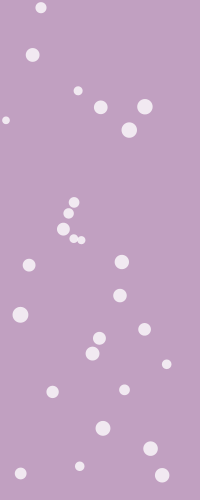
Frame 1 (no input)
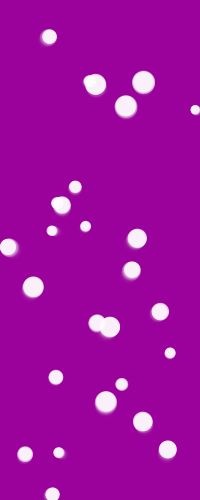
Frame 60 (the mouse pressed at the canvas centre just before this capture)
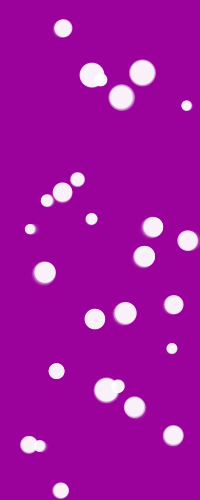
Frame 120 (the mouse held since frame 60 and released just before this capture)

The Processing sketch that drew these frames (run headless with seeded random() and noise(); from frame 60 on, the mouse is pressed at the canvas centre):

// Processing sketch: processing_131393
// ── processing_131393.pde

/* Jellyfish (Spring 2014, Nature of Code, Wk1 Assignment)
 *
 *   Circles moving like jellyfish(not really though)
 *   Jellyfish floats in the space; Perlin-noisy wind and gravity are individually applied
 *   Sometimes, jellyfish soars up
 *   Moving distance and the frequency of movement are decided by normal distribution
 *   Size of the circle is proportional to the mean value of the jellyfish
 *
 * Jaewoong Hwang
 */


import java.util.Random;

ArrayList<Jellyfish> school;
int numJellyfish = 27;    //number of total Jellyfish

void setup() {
  size(200, 500);
  
  //make Jellyfish and add it to school
  school = new ArrayList();
  for(int i = 0; i < numJellyfish; i++) {
    Jellyfish j = new Jellyfish(random(width), random(height), random(30, 80), 1.0);
    school.add(j);
  }
}


void draw() {
  fill(155, 0, 155, 55); noStroke(); rect(0, 0, width, height);

  for(Jellyfish j : school) {
    j.update();
    j.render();
  }
}


class Jellyfish {
  float x, y;          //position
  Random generator;    //normal distribution random number generator
  float mean, sigma;   //mean and standard deviation for normal distribution
  float size;          //size of jellyfish, which is proportional to the mean value
  float actualSize;    //actual size to draw, all effects applied
    final float sizeMin = 10;
    final float sizeMax = 30;
    final float meanMin = 30;
    final float meanMax = 80;
  color col;                  //color of jellyfish
  float destX, destY;         //destination coordinate
  boolean onPosition = true;  //true if the jellyfish gets to the destination
  long idleTime;              //time that the jellyfish stays still until next move
  long idleTimer;             //time counter for idle phase
  
  float wind;
    final float windMin = -0.4;
    final float windMax = +0.4;
    final int windSeed;             //noise seed for individual wind effect
    float windOffset = 0;           //for Perilin noise
    final float offsetStep = 0.001;
  float gravity;                    //each Jellyfish has different gravity value
    final float gravityMin = 0.01;
    final float gravityMax = 0.20;
  
  Jellyfish(float _x, float _y, float _mean, float _sigma) {
    x = _x; y = _y;
    generator = new Random();
    mean = _mean; sigma = _sigma;
    size = map(mean, meanMin, meanMax, sizeMin, sizeMax);  //size is proportional to the mean value
    col = color(255, 197);
    wind = 0;
    windSeed = (int)random(65536);
    gravity = random(gravityMin, gravityMax);
  }
  
  void render() {
    noStroke(); fill(col);
    float sizeCoeff = map(dist(x, y, destX, destY), 0, meanMax, 1.0, 0.0);  //size varies depending on how far the jellyfish is from the destination
    float sizeSmooth = 0.5;                                                  //smoothing value for the size change
    actualSize = size + (size*sizeCoeff - size) * sizeSmooth;                //smoothing
    actualSize *= random(0.9, 1.1);                                          //jittering
    ellipse(x, y, actualSize, actualSize);
  }
  
  void update() {
    //make wind
    noiseSeed(windSeed);
    wind = noise(windOffset) * (windMax-windMin) + windMin;
    windOffset += offsetStep;

    //apply wind and gravity
    x += wind;    destX += wind;
    y += gravity; destY += gravity;

    if(!onPosition) {  //moving now
      float moveSmooth = 0.01;  //smoothing value for the movement
      x += (destX - x) * moveSmooth;
      y += (destY - y) * moveSmooth;
      
      //check if the jellyfish went out of the screen and fix it
      if(x < 0) {
        x = width + x;
        if(destX < 0) destX = width + destX;
        else destX += width;
      } else if(x >= width) {
        x = x - width;
        if(destX >= width) destX = destX - width;
        else destX -= width;
      }
      if(y < 0) {
        y = height + y;
        if(destY < 0) destY = height + destY;
        else destY += height;
      } else if(y >= height) {
        y = y - height;
        if(destY >= height) destY = destY - height;
        else destY -= height;
      }
      
      //check if the jellyfish got to the destination
      float samePosThreshold = gravity;       //tolerance distance to decide the arrival
      if(dist(x, y, destX, destY) < samePosThreshold) {
        onPosition = true;                    //flag up
        idleTime = (long)(getRandom() * 5);  //set idle phase duration; it's proportional to the gaussian random value
        idleTimer = millis();                 //record current time
      }
    } else {           //not moving now
      //check if the jellyfish has been on idle phase long enough
      if(millis() - idleTimer >= idleTime) {
        onPosition = false;  //flag down
        
        //set new destination
        float direction = PI * 1.5;  //goes upward only
        destX = x + getRandom() * cos(direction);
        destY = y + getRandom() * sin(direction);
      }
    }
  }
  
  float getRandom() {
    float val = (float)generator.nextGaussian()*sigma+mean;
    return abs(val);
  }
}
